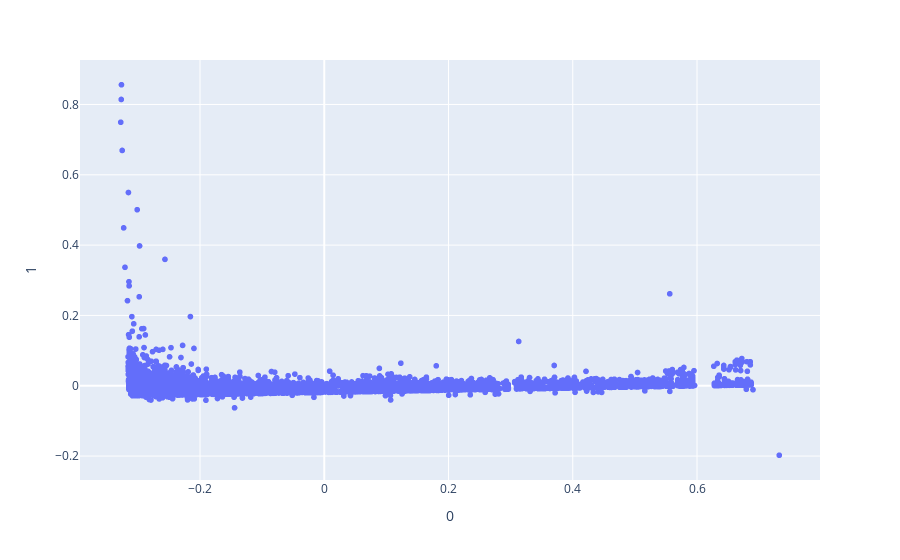

Notebook cell for this chart:
### Code cell
fig = px.scatter(df_pca, x = 0, y = 1)
fig.show()

### Figure 1 — Plotly figure (JSON) as saved in the notebook; plotly's stock layout.template omitted (floating-point values rounded to 4 significant figures; data arrays with more than 128 entries replaced by an {"elided": "..."} marker saying what was removed)
{"data": [{"hovertemplate": "0=%{x}<br>1=%{y}<extra></extra>", "legendgroup": "", "marker": {"color": "#636efa", "symbol": "circle"}, "mode": "markers", "name": "", "showlegend": false, "type": "scattergl", "x": {"elided": "5695 float values"}, "xaxis": "x", "y": {"elided": "5695 float values"}, "yaxis": "y"}], "layout": {"autosize": true, "legend": {"tracegroupgap": 0}, "margin": {"t": 60}, "xaxis": {"anchor": "y", "autorange": true, "domain": [0, 1], "range": [-0.3905, 0.7953], "title": {"text": "0"}, "type": "linear"}, "yaxis": {"anchor": "x", "autorange": true, "domain": [0, 1], "range": [-0.2793, 0.9377], "title": {"text": "1"}, "type": "linear"}}}
